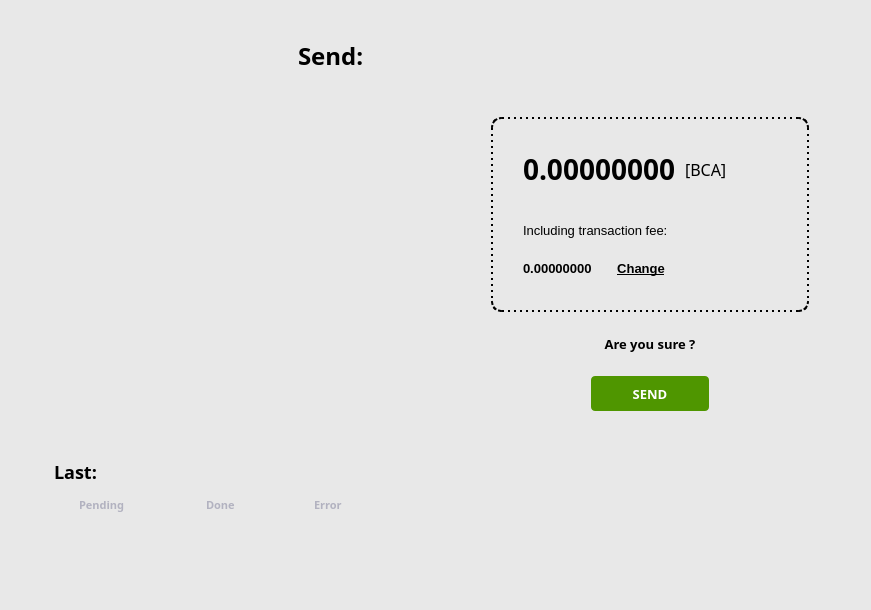
<?xml version="1.0" encoding="UTF-8"?>
<ui version="4.0">
 <class>SendCoinsDialog</class>
 <widget class="QDialog" name="SendCoinsDialog">
  <property name="geometry">
   <rect>
    <x>0</x>
    <y>0</y>
    <width>871</width>
    <height>610</height>
   </rect>
  </property>
  <property name="windowTitle">
   <string>Send Coins</string>
  </property>
  <property name="styleSheet">
   <string notr="true">background-color: #e8e8e8;</string>
  </property>
  <layout class="QVBoxLayout" name="verticalLayout_4">
   <property name="spacing">
    <number>0</number>
   </property>
   <property name="leftMargin">
    <number>0</number>
   </property>
   <property name="topMargin">
    <number>0</number>
   </property>
   <property name="rightMargin">
    <number>0</number>
   </property>
   <property name="bottomMargin">
    <number>0</number>
   </property>
   <item>
    <widget class="QFrame" name="frameSend">
     <property name="styleSheet">
      <string notr="true"/>
     </property>
     <property name="frameShape">
      <enum>QFrame::NoFrame</enum>
     </property>
     <property name="frameShadow">
      <enum>QFrame::Raised</enum>
     </property>
     <layout class="QVBoxLayout" name="topLayout">
      <property name="spacing">
       <number>0</number>
      </property>
      <property name="leftMargin">
       <number>54</number>
      </property>
      <property name="topMargin">
       <number>40</number>
      </property>
      <property name="rightMargin">
       <number>62</number>
      </property>
      <property name="bottomMargin">
       <number>40</number>
      </property>
      <item>
       <layout class="QHBoxLayout" name="priceLayout">
        <property name="spacing">
         <number>0</number>
        </property>
        <property name="bottomMargin">
         <number>46</number>
        </property>
        <item>
         <widget class="QLabel" name="label">
          <property name="sizePolicy">
           <sizepolicy hsizetype="Fixed" vsizetype="Fixed">
            <horstretch>0</horstretch>
            <verstretch>0</verstretch>
           </sizepolicy>
          </property>
          <property name="minimumSize">
           <size>
            <width>267</width>
            <height>31</height>
           </size>
          </property>
          <property name="maximumSize">
           <size>
            <width>267</width>
            <height>31</height>
           </size>
          </property>
          <property name="font">
           <font>
            <family>Roboto Mono</family>
            <pointsize>-1</pointsize>
            <weight>62</weight>
            <bold>true</bold>
           </font>
          </property>
          <property name="styleSheet">
           <string notr="true">font-family: &quot;Roboto Mono&quot;;
font-size: 24px;
font-weight: 500;</string>
          </property>
          <property name="text">
           <string>Send:</string>
          </property>
         </widget>
        </item>
       </layout>
      </item>
      <item>
       <layout class="QHBoxLayout" name="horizontalLayout_2">
        <property name="spacing">
         <number>0</number>
        </property>
        <item>
         <layout class="QVBoxLayout" name="entries">
          <property name="spacing">
           <number>0</number>
          </property>
         </layout>
        </item>
        <item>
         <spacer name="horizontalSpacer">
          <property name="orientation">
           <enum>Qt::Horizontal</enum>
          </property>
          <property name="sizeHint" stdset="0">
           <size>
            <width>40</width>
            <height>20</height>
           </size>
          </property>
         </spacer>
        </item>
        <item>
         <layout class="QVBoxLayout" name="verticalLayout_2">
          <property name="spacing">
           <number>23</number>
          </property>
          <item>
           <widget class="QWidget" name="sendCardBorder" native="true">
            <property name="sizePolicy">
             <sizepolicy hsizetype="Fixed" vsizetype="Fixed">
              <horstretch>0</horstretch>
              <verstretch>0</verstretch>
             </sizepolicy>
            </property>
            <property name="minimumSize">
             <size>
              <width>318</width>
              <height>195</height>
             </size>
            </property>
            <property name="maximumSize">
             <size>
              <width>318</width>
              <height>195</height>
             </size>
            </property>
            <property name="styleSheet">
             <string notr="true">QWidget#sendCardBorder { 
	border: 2px dotted #000000;
	border-radius: 10px;
	background-color: transparent;
}</string>
            </property>
            <widget class="QWidget" name="sendCardBg" native="true">
             <property name="geometry">
              <rect>
               <x>2</x>
               <y>2</y>
               <width>314</width>
               <height>191</height>
              </rect>
             </property>
             <property name="sizePolicy">
              <sizepolicy hsizetype="Fixed" vsizetype="Fixed">
               <horstretch>0</horstretch>
               <verstretch>0</verstretch>
              </sizepolicy>
             </property>
             <property name="minimumSize">
              <size>
               <width>314</width>
               <height>191</height>
              </size>
             </property>
             <property name="maximumSize">
              <size>
               <width>314</width>
               <height>191</height>
              </size>
             </property>
             <property name="styleSheet">
              <string notr="true">QWidget#sendCardBg { 
	background-color: transparent;
	border-image: url(:/icons/total_send_card_bg);
}</string>
             </property>
             <widget class="QFrame" name="frameTotal2">
              <property name="geometry">
               <rect>
                <x>30</x>
                <y>30</y>
                <width>258</width>
                <height>41</height>
               </rect>
              </property>
              <property name="sizePolicy">
               <sizepolicy hsizetype="Fixed" vsizetype="Fixed">
                <horstretch>0</horstretch>
                <verstretch>0</verstretch>
               </sizepolicy>
              </property>
              <property name="styleSheet">
               <string notr="true">background-color: transparent;</string>
              </property>
              <property name="frameShape">
               <enum>QFrame::NoFrame</enum>
              </property>
              <property name="frameShadow">
               <enum>QFrame::Raised</enum>
              </property>
              <layout class="QHBoxLayout" name="frameTotalLayout">
               <property name="spacing">
                <number>0</number>
               </property>
               <property name="leftMargin">
                <number>0</number>
               </property>
               <property name="topMargin">
                <number>0</number>
               </property>
               <property name="rightMargin">
                <number>0</number>
               </property>
               <property name="bottomMargin">
                <number>0</number>
               </property>
               <item alignment="Qt::AlignBottom">
                <widget class="QLabel" name="labelCurAmount">
                 <property name="sizePolicy">
                  <sizepolicy hsizetype="Preferred" vsizetype="Fixed">
                   <horstretch>0</horstretch>
                   <verstretch>0</verstretch>
                  </sizepolicy>
                 </property>
                 <property name="minimumSize">
                  <size>
                   <width>0</width>
                   <height>41</height>
                  </size>
                 </property>
                 <property name="maximumSize">
                  <size>
                   <width>16777215</width>
                   <height>41</height>
                  </size>
                 </property>
                 <property name="font">
                  <font>
                   <family>Roboto Mono</family>
                   <pointsize>-1</pointsize>
                   <weight>87</weight>
                   <bold>true</bold>
                  </font>
                 </property>
                 <property name="autoFillBackground">
                  <bool>false</bool>
                 </property>
                 <property name="styleSheet">
                  <string notr="true">background-color: transparent;
font-family: &quot;Roboto Mono&quot;;
font-weight: 700;
font-size: 28px;</string>
                 </property>
                 <property name="text">
                  <string>0.00000000</string>
                 </property>
                 <property name="textFormat">
                  <enum>Qt::AutoText</enum>
                 </property>
                 <property name="scaledContents">
                  <bool>false</bool>
                 </property>
                 <property name="alignment">
                  <set>Qt::AlignLeading|Qt::AlignLeft|Qt::AlignVCenter</set>
                 </property>
                </widget>
               </item>
               <item>
                <widget class="QLabel" name="labelBalanceUnit">
                 <property name="sizePolicy">
                  <sizepolicy hsizetype="Fixed" vsizetype="Fixed">
                   <horstretch>0</horstretch>
                   <verstretch>0</verstretch>
                  </sizepolicy>
                 </property>
                 <property name="minimumSize">
                  <size>
                   <width>0</width>
                   <height>41</height>
                  </size>
                 </property>
                 <property name="maximumSize">
                  <size>
                   <width>16777215</width>
                   <height>41</height>
                  </size>
                 </property>
                 <property name="font">
                  <font>
                   <family>Roboto Mono</family>
                   <pointsize>-1</pointsize>
                   <weight>50</weight>
                   <bold>false</bold>
                  </font>
                 </property>
                 <property name="styleSheet">
                  <string notr="true">background-color: transparent;
font-family: &quot;Roboto Mono&quot;;
font-size: 16px;
font-weight: 400;
padding-left: 5px;</string>
                 </property>
                 <property name="text">
                  <string>[BCA]</string>
                 </property>
                 <property name="alignment">
                  <set>Qt::AlignLeading|Qt::AlignLeft|Qt::AlignVCenter</set>
                 </property>
                </widget>
               </item>
               <item>
                <spacer name="horizontalSpacer_3">
                 <property name="orientation">
                  <enum>Qt::Horizontal</enum>
                 </property>
                 <property name="sizeHint" stdset="0">
                  <size>
                   <width>40</width>
                   <height>20</height>
                  </size>
                 </property>
                </spacer>
               </item>
              </layout>
             </widget>
             <widget class="QLabel" name="label_6">
              <property name="geometry">
               <rect>
                <x>30</x>
                <y>101</y>
                <width>271</width>
                <height>20</height>
               </rect>
              </property>
              <property name="styleSheet">
               <string notr="true">background-color: transparent;
font-family: &quot;Roboto Mono&quot;;
font-size: 13px;
font-weight: 400;</string>
              </property>
              <property name="text">
               <string>Including transaction fee:</string>
              </property>
             </widget>
             <widget class="QFrame" name="frameFee">
              <property name="geometry">
               <rect>
                <x>30</x>
                <y>141</y>
                <width>271</width>
                <height>17</height>
               </rect>
              </property>
              <property name="styleSheet">
               <string notr="true">background-color: transparent;</string>
              </property>
              <property name="frameShape">
               <enum>QFrame::NoFrame</enum>
              </property>
              <property name="frameShadow">
               <enum>QFrame::Raised</enum>
              </property>
              <layout class="QHBoxLayout" name="frameFeeLayout">
               <property name="spacing">
                <number>25</number>
               </property>
               <property name="leftMargin">
                <number>0</number>
               </property>
               <property name="topMargin">
                <number>0</number>
               </property>
               <property name="rightMargin">
                <number>0</number>
               </property>
               <property name="bottomMargin">
                <number>0</number>
               </property>
               <item>
                <widget class="QLabel" name="labelCurFee">
                 <property name="styleSheet">
                  <string notr="true">background-color: transparent;
font-family: &quot;Roboto Mono&quot;;
font-size: 13px;
font-weight: 700;</string>
                 </property>
                 <property name="text">
                  <string>0.00000000</string>
                 </property>
                </widget>
               </item>
               <item>
                <widget class="QPushButton" name="btnChangeFee">
                 <property name="styleSheet">
                  <string notr="true">background-color: transparent;
border: none;
font-family: &quot;Roboto Mono&quot;;
font-size: 13px;
font-weight: 500;
text-decoration: underline;</string>
                 </property>
                 <property name="text">
                  <string>Change</string>
                 </property>
                </widget>
               </item>
               <item>
                <spacer name="horizontalSpacer_4">
                 <property name="orientation">
                  <enum>Qt::Horizontal</enum>
                 </property>
                 <property name="sizeHint" stdset="0">
                  <size>
                   <width>40</width>
                   <height>20</height>
                  </size>
                 </property>
                </spacer>
               </item>
              </layout>
             </widget>
            </widget>
           </widget>
          </item>
          <item>
           <widget class="QLabel" name="label_7">
            <property name="font">
             <font>
              <family>Roboto Mono</family>
              <pointsize>-1</pointsize>
              <weight>62</weight>
              <bold>true</bold>
             </font>
            </property>
            <property name="styleSheet">
             <string notr="true">font-family: &quot;Roboto Mono&quot;;
font-size: 13px;
font-weight: 500;</string>
            </property>
            <property name="text">
             <string>Are you sure ?</string>
            </property>
            <property name="alignment">
             <set>Qt::AlignCenter</set>
            </property>
           </widget>
          </item>
          <item alignment="Qt::AlignHCenter">
           <widget class="QPushButton" name="sendButton">
            <property name="sizePolicy">
             <sizepolicy hsizetype="Fixed" vsizetype="Fixed">
              <horstretch>0</horstretch>
              <verstretch>0</verstretch>
             </sizepolicy>
            </property>
            <property name="minimumSize">
             <size>
              <width>118</width>
              <height>35</height>
             </size>
            </property>
            <property name="maximumSize">
             <size>
              <width>118</width>
              <height>35</height>
             </size>
            </property>
            <property name="font">
             <font>
              <family>Roboto Mono</family>
              <pointsize>-1</pointsize>
              <weight>87</weight>
              <bold>true</bold>
             </font>
            </property>
            <property name="styleSheet">
             <string notr="true">background-color: #4f9600;
color: #ffffff;
border-radius: 4px;
font-family: &quot;Roboto Mono&quot;;
font-size: 13px;
font-weight: 700;</string>
            </property>
            <property name="text">
             <string>SEND</string>
            </property>
           </widget>
          </item>
          <item>
           <spacer name="verticalSpacer_2">
            <property name="orientation">
             <enum>Qt::Vertical</enum>
            </property>
            <property name="sizeHint" stdset="0">
             <size>
              <width>20</width>
              <height>40</height>
             </size>
            </property>
           </spacer>
          </item>
         </layout>
        </item>
       </layout>
      </item>
      <item>
       <spacer name="verticalSpacer">
        <property name="orientation">
         <enum>Qt::Vertical</enum>
        </property>
        <property name="sizeHint" stdset="0">
         <size>
          <width>20</width>
          <height>40</height>
         </size>
        </property>
       </spacer>
      </item>
      <item>
       <layout class="QVBoxLayout" name="verticalLayout">
        <property name="spacing">
         <number>0</number>
        </property>
        <property name="topMargin">
         <number>25</number>
        </property>
        <property name="bottomMargin">
         <number>0</number>
        </property>
        <item>
         <widget class="QLabel" name="label_2">
          <property name="font">
           <font>
            <family>Roboto Mono</family>
            <pointsize>-1</pointsize>
            <weight>62</weight>
            <bold>true</bold>
           </font>
          </property>
          <property name="styleSheet">
           <string notr="true">font-family: &quot;Roboto Mono&quot;;
font-size: 18px;
font-weight: 500;</string>
          </property>
          <property name="text">
           <string>Last:</string>
          </property>
         </widget>
        </item>
        <item>
         <layout class="QHBoxLayout" name="horizontalLayout_3">
          <property name="spacing">
           <number>11</number>
          </property>
          <property name="topMargin">
           <number>10</number>
          </property>
          <property name="bottomMargin">
           <number>10</number>
          </property>
          <item>
           <widget class="QWidget" name="widgetIcoPending" native="true">
            <property name="sizePolicy">
             <sizepolicy hsizetype="Fixed" vsizetype="Fixed">
              <horstretch>0</horstretch>
              <verstretch>0</verstretch>
             </sizepolicy>
            </property>
            <property name="minimumSize">
             <size>
              <width>14</width>
              <height>14</height>
             </size>
            </property>
            <property name="maximumSize">
             <size>
              <width>14</width>
              <height>14</height>
             </size>
            </property>
            <property name="styleSheet">
             <string notr="true">QWidget#widgetIcoPending { 
	border-image: url(:/icons/pending_ico_leg);
}</string>
            </property>
           </widget>
          </item>
          <item>
           <widget class="QLabel" name="label_3">
            <property name="sizePolicy">
             <sizepolicy hsizetype="Fixed" vsizetype="Preferred">
              <horstretch>0</horstretch>
              <verstretch>0</verstretch>
             </sizepolicy>
            </property>
            <property name="minimumSize">
             <size>
              <width>91</width>
              <height>0</height>
             </size>
            </property>
            <property name="maximumSize">
             <size>
              <width>91</width>
              <height>16777215</height>
             </size>
            </property>
            <property name="font">
             <font>
              <family>Roboto Mono</family>
              <pointsize>-1</pointsize>
              <weight>87</weight>
              <bold>true</bold>
             </font>
            </property>
            <property name="styleSheet">
             <string notr="true">color: #b2b2c0;
font-family: &quot;Roboto Mono&quot;;
font-size: 11px;
font-weight: 700;</string>
            </property>
            <property name="text">
             <string>Pending</string>
            </property>
           </widget>
          </item>
          <item>
           <widget class="QWidget" name="widgetIcoDone" native="true">
            <property name="sizePolicy">
             <sizepolicy hsizetype="Fixed" vsizetype="Fixed">
              <horstretch>0</horstretch>
              <verstretch>0</verstretch>
             </sizepolicy>
            </property>
            <property name="minimumSize">
             <size>
              <width>14</width>
              <height>14</height>
             </size>
            </property>
            <property name="maximumSize">
             <size>
              <width>14</width>
              <height>14</height>
             </size>
            </property>
            <property name="styleSheet">
             <string notr="true">QWidget#widgetIcoDone { 
	border-image: url(:/icons/done_ico_leg);
}</string>
            </property>
           </widget>
          </item>
          <item>
           <widget class="QLabel" name="label_4">
            <property name="sizePolicy">
             <sizepolicy hsizetype="Fixed" vsizetype="Preferred">
              <horstretch>0</horstretch>
              <verstretch>0</verstretch>
             </sizepolicy>
            </property>
            <property name="minimumSize">
             <size>
              <width>72</width>
              <height>0</height>
             </size>
            </property>
            <property name="maximumSize">
             <size>
              <width>72</width>
              <height>16777215</height>
             </size>
            </property>
            <property name="font">
             <font>
              <family>Roboto Mono</family>
              <pointsize>-1</pointsize>
              <weight>87</weight>
              <bold>true</bold>
             </font>
            </property>
            <property name="styleSheet">
             <string notr="true">color: #b2b2c0;
font-family: &quot;Roboto Mono&quot;;
font-size: 11px;
font-weight: 700;</string>
            </property>
            <property name="text">
             <string>Done</string>
            </property>
           </widget>
          </item>
          <item>
           <widget class="QWidget" name="widgetIcoError" native="true">
            <property name="sizePolicy">
             <sizepolicy hsizetype="Fixed" vsizetype="Fixed">
              <horstretch>0</horstretch>
              <verstretch>0</verstretch>
             </sizepolicy>
            </property>
            <property name="minimumSize">
             <size>
              <width>14</width>
              <height>14</height>
             </size>
            </property>
            <property name="maximumSize">
             <size>
              <width>14</width>
              <height>14</height>
             </size>
            </property>
            <property name="styleSheet">
             <string notr="true">QWidget#widgetIcoError { 
	border-image: url(:/icons/error_ico_leg);
}</string>
            </property>
           </widget>
          </item>
          <item>
           <widget class="QLabel" name="label_5">
            <property name="sizePolicy">
             <sizepolicy hsizetype="Fixed" vsizetype="Preferred">
              <horstretch>0</horstretch>
              <verstretch>0</verstretch>
             </sizepolicy>
            </property>
            <property name="minimumSize">
             <size>
              <width>80</width>
              <height>0</height>
             </size>
            </property>
            <property name="maximumSize">
             <size>
              <width>80</width>
              <height>16777215</height>
             </size>
            </property>
            <property name="font">
             <font>
              <family>Roboto Mono</family>
              <pointsize>-1</pointsize>
              <weight>87</weight>
              <bold>true</bold>
             </font>
            </property>
            <property name="styleSheet">
             <string notr="true">color: #b2b2c0;
font-family: &quot;Roboto Mono&quot;;
font-size: 11px;
font-weight: 700;</string>
            </property>
            <property name="text">
             <string>Error</string>
            </property>
           </widget>
          </item>
          <item>
           <spacer name="horizontalSpacer_2">
            <property name="orientation">
             <enum>Qt::Horizontal</enum>
            </property>
            <property name="sizeHint" stdset="0">
             <size>
              <width>40</width>
              <height>20</height>
             </size>
            </property>
           </spacer>
          </item>
         </layout>
        </item>
        <item>
         <widget class="QFrame" name="frame">
          <property name="sizePolicy">
           <sizepolicy hsizetype="Preferred" vsizetype="Fixed">
            <horstretch>0</horstretch>
            <verstretch>0</verstretch>
           </sizepolicy>
          </property>
          <property name="minimumSize">
           <size>
            <width>0</width>
            <height>45</height>
           </size>
          </property>
          <property name="maximumSize">
           <size>
            <width>16777215</width>
            <height>45</height>
           </size>
          </property>
          <property name="frameShape">
           <enum>QFrame::NoFrame</enum>
          </property>
          <property name="frameShadow">
           <enum>QFrame::Raised</enum>
          </property>
         </widget>
        </item>
        <item>
         <layout class="QHBoxLayout" name="lastTrLayout">
          <property name="spacing">
           <number>68</number>
          </property>
         </layout>
        </item>
       </layout>
      </item>
     </layout>
    </widget>
   </item>
  </layout>
 </widget>
 <resources/>
 <connections/>
</ui>
